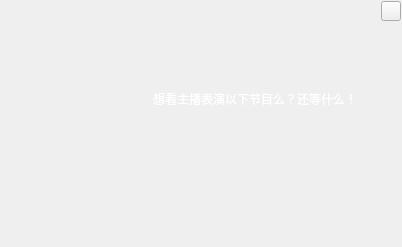
<?xml version="1.0" encoding="UTF-8"?>
<ui version="4.0">
 <class>AudienceInvitePKWidget</class>
 <widget class="QWidget" name="AudienceInvitePKWidget">
  <property name="geometry">
   <rect>
    <x>0</x>
    <y>0</y>
    <width>402</width>
    <height>247</height>
   </rect>
  </property>
  <property name="windowTitle">
   <string>YY斗歌</string>
  </property>
  <property name="styleSheet">
   <string notr="true"/>
  </property>
  <widget class="QPushButton" name="JoinBtn">
   <property name="geometry">
    <rect>
     <x>290</x>
     <y>200</y>
     <width>89</width>
     <height>35</height>
    </rect>
   </property>
   <property name="styleSheet">
    <string notr="true">QPushButton:hover{
border-image: url(:/image/AudienceInvitePKWidget/bt_want_hover.png);}
QPushButton{border-image: url(:/image/AudienceInvitePKWidget/bt_want.png);
}

</string>
   </property>
   <property name="text">
    <string/>
   </property>
   <property name="flat">
    <bool>true</bool>
   </property>
  </widget>
  <widget class="QTableWidget" name="PropListWidget">
   <property name="geometry">
    <rect>
     <x>140</x>
     <y>118</y>
     <width>240</width>
     <height>70</height>
    </rect>
   </property>
   <property name="focusPolicy">
    <enum>Qt::NoFocus</enum>
   </property>
   <property name="styleSheet">
    <string notr="true">background-color: rgba(255, 255, 255, 0);</string>
   </property>
   <property name="frameShape">
    <enum>QFrame::NoFrame</enum>
   </property>
   <property name="verticalScrollBarPolicy">
    <enum>Qt::ScrollBarAlwaysOff</enum>
   </property>
   <property name="horizontalScrollBarPolicy">
    <enum>Qt::ScrollBarAlwaysOff</enum>
   </property>
   <property name="autoScroll">
    <bool>false</bool>
   </property>
   <property name="editTriggers">
    <set>QAbstractItemView::NoEditTriggers</set>
   </property>
   <property name="tabKeyNavigation">
    <bool>false</bool>
   </property>
   <property name="showDropIndicator" stdset="0">
    <bool>false</bool>
   </property>
   <property name="dragDropOverwriteMode">
    <bool>false</bool>
   </property>
   <property name="selectionMode">
    <enum>QAbstractItemView::NoSelection</enum>
   </property>
   <property name="iconSize">
    <size>
     <width>48</width>
     <height>48</height>
    </size>
   </property>
   <property name="showGrid">
    <bool>false</bool>
   </property>
   <property name="rowCount">
    <number>1</number>
   </property>
   <property name="columnCount">
    <number>3</number>
   </property>
   <attribute name="horizontalHeaderVisible">
    <bool>false</bool>
   </attribute>
   <attribute name="horizontalHeaderHighlightSections">
    <bool>false</bool>
   </attribute>
   <attribute name="verticalHeaderVisible">
    <bool>false</bool>
   </attribute>
   <attribute name="verticalHeaderHighlightSections">
    <bool>false</bool>
   </attribute>
   <row/>
   <column/>
   <column/>
   <column/>
  </widget>
  <widget class="QLabel" name="label_2">
   <property name="geometry">
    <rect>
     <x>153</x>
     <y>93</y>
     <width>210</width>
     <height>12</height>
    </rect>
   </property>
   <property name="styleSheet">
    <string notr="true">color: rgb(255, 255, 255);
font: 75 12px &quot;宋体&quot;;</string>
   </property>
   <property name="text">
    <string>想看主播表演以下节目么？还等什么！</string>
   </property>
  </widget>
  <widget class="QLabel" name="InviteNumberInfoLabel">
   <property name="geometry">
    <rect>
     <x>142</x>
     <y>212</y>
     <width>121</width>
     <height>16</height>
    </rect>
   </property>
   <property name="styleSheet">
    <string notr="true">color: rgb(255, 255, 255);
font: 75 12px &quot;宋体&quot;;</string>
   </property>
   <property name="text">
    <string/>
   </property>
  </widget>
  <widget class="QLabel" name="InviteSongInfoLabel">
   <property name="geometry">
    <rect>
     <x>142</x>
     <y>54</y>
     <width>260</width>
     <height>16</height>
    </rect>
   </property>
   <property name="styleSheet">
    <string notr="true">color: rgb(232, 143, 206);
font: 12px &quot;宋体&quot;;</string>
   </property>
   <property name="text">
    <string/>
   </property>
  </widget>
  <widget class="QPushButton" name="closeBtn">
   <property name="geometry">
    <rect>
     <x>381</x>
     <y>1</y>
     <width>20</width>
     <height>20</height>
    </rect>
   </property>
   <property name="styleSheet">
    <string notr="true">QPushButton{border-image: url(:/image/AudienceInvitePKWidget/bt_close.png);}
QPushButton:hover{border-image: url(:/image/AudienceInvitePKWidget/bt_close_hover.png);}
</string>
   </property>
   <property name="text">
    <string/>
   </property>
  </widget>
 </widget>
 <resources/>
 <connections/>
</ui>
